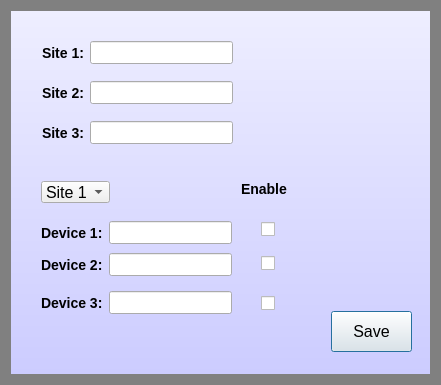
<?xml version="1.0" encoding="UTF-8"?>
<ui version="4.0">
 <class>Dialog</class>
 <widget class="QDialog" name="Dialog">
  <property name="geometry">
   <rect>
    <x>0</x>
    <y>0</y>
    <width>441</width>
    <height>385</height>
   </rect>
  </property>
  <property name="minimumSize">
   <size>
    <width>441</width>
    <height>385</height>
   </size>
  </property>
  <property name="maximumSize">
   <size>
    <width>441</width>
    <height>385</height>
   </size>
  </property>
  <property name="windowTitle">
   <string>Dialog</string>
  </property>
  <property name="styleSheet">
   <string notr="true">#Dialog {
background: gray;
}
#mainFrame {
border: 1px  gray;
background: QLinearGradient(x1: 0, y1: 0, x2: 0, y2: 1, stop: 0 #eef, stop: 1 #ccf);
}



QLabel { font-weight: bold; font-size: 14px; }</string>
  </property>
  <layout class="QVBoxLayout" name="verticalLayout">
   <item>
    <widget class="QFrame" name="mainFrame">
     <property name="styleSheet">
      <string notr="true"/>
     </property>
     <property name="frameShape">
      <enum>QFrame::StyledPanel</enum>
     </property>
     <property name="frameShadow">
      <enum>QFrame::Raised</enum>
     </property>
     <widget class="QCheckBox" name="checkBox1">
      <property name="geometry">
       <rect>
        <x>250</x>
        <y>210</y>
        <width>16</width>
        <height>17</height>
       </rect>
      </property>
      <property name="styleSheet">
       <string notr="true"/>
      </property>
      <property name="text">
       <string/>
      </property>
     </widget>
     <widget class="QCheckBox" name="checkBox2">
      <property name="geometry">
       <rect>
        <x>250</x>
        <y>244</y>
        <width>16</width>
        <height>17</height>
       </rect>
      </property>
      <property name="text">
       <string/>
      </property>
     </widget>
     <widget class="QCheckBox" name="checkBox3">
      <property name="geometry">
       <rect>
        <x>250</x>
        <y>284</y>
        <width>16</width>
        <height>17</height>
       </rect>
      </property>
      <property name="text">
       <string/>
      </property>
     </widget>
     <widget class="QPushButton" name="pushButton">
      <property name="geometry">
       <rect>
        <x>320</x>
        <y>300</y>
        <width>81</width>
        <height>41</height>
       </rect>
      </property>
      <property name="font">
       <font>
        <pointsize>12</pointsize>
       </font>
      </property>
      <property name="text">
       <string>Save</string>
      </property>
     </widget>
     <widget class="QComboBox" name="comboBox">
      <property name="geometry">
       <rect>
        <x>30</x>
        <y>170</y>
        <width>69</width>
        <height>22</height>
       </rect>
      </property>
      <property name="font">
       <font>
        <pointsize>12</pointsize>
       </font>
      </property>
      <item>
       <property name="text">
        <string>Site 1</string>
       </property>
      </item>
      <item>
       <property name="text">
        <string>Site 2</string>
       </property>
      </item>
      <item>
       <property name="text">
        <string>Site 3</string>
       </property>
      </item>
     </widget>
     <widget class="QWidget" name="layoutWidget">
      <property name="geometry">
       <rect>
        <x>31</x>
        <y>30</y>
        <width>191</width>
        <height>24</height>
       </rect>
      </property>
      <layout class="QHBoxLayout" name="horizontalLayout">
       <item>
        <widget class="QLabel" name="label">
         <property name="text">
          <string>Site 1:</string>
         </property>
        </widget>
       </item>
       <item>
        <widget class="QLineEdit" name="lineEdit">
         <property name="font">
          <font>
           <pointsize>10</pointsize>
          </font>
         </property>
         <property name="autoFillBackground">
          <bool>false</bool>
         </property>
         <property name="inputMethodHints">
          <set>Qt::ImhNone</set>
         </property>
         <property name="frame">
          <bool>true</bool>
         </property>
        </widget>
       </item>
      </layout>
     </widget>
     <widget class="QWidget" name="layoutWidget">
      <property name="geometry">
       <rect>
        <x>31</x>
        <y>70</y>
        <width>191</width>
        <height>24</height>
       </rect>
      </property>
      <layout class="QHBoxLayout" name="horizontalLayout_2">
       <item>
        <widget class="QLabel" name="label_2">
         <property name="text">
          <string>Site 2:</string>
         </property>
        </widget>
       </item>
       <item>
        <widget class="QLineEdit" name="lineEdit_2">
         <property name="font">
          <font>
           <pointsize>10</pointsize>
          </font>
         </property>
        </widget>
       </item>
      </layout>
     </widget>
     <widget class="QWidget" name="layoutWidget">
      <property name="geometry">
       <rect>
        <x>31</x>
        <y>110</y>
        <width>191</width>
        <height>24</height>
       </rect>
      </property>
      <layout class="QHBoxLayout" name="horizontalLayout_3">
       <item>
        <widget class="QLabel" name="label_3">
         <property name="text">
          <string>Site 3:</string>
         </property>
        </widget>
       </item>
       <item>
        <widget class="QLineEdit" name="lineEdit_3">
         <property name="font">
          <font>
           <pointsize>10</pointsize>
          </font>
         </property>
        </widget>
       </item>
      </layout>
     </widget>
     <widget class="QWidget" name="layoutWidget">
      <property name="geometry">
       <rect>
        <x>30</x>
        <y>210</y>
        <width>191</width>
        <height>24</height>
       </rect>
      </property>
      <layout class="QHBoxLayout" name="horizontalLayout_4">
       <item>
        <widget class="QLabel" name="label_4">
         <property name="text">
          <string>Device 1:</string>
         </property>
        </widget>
       </item>
       <item>
        <widget class="QLineEdit" name="lineEdit_4">
         <property name="font">
          <font>
           <pointsize>10</pointsize>
          </font>
         </property>
        </widget>
       </item>
      </layout>
     </widget>
     <widget class="QWidget" name="layoutWidget">
      <property name="geometry">
       <rect>
        <x>30</x>
        <y>242</y>
        <width>191</width>
        <height>24</height>
       </rect>
      </property>
      <layout class="QHBoxLayout" name="horizontalLayout_5">
       <item>
        <widget class="QLabel" name="label_5">
         <property name="text">
          <string>Device 2:</string>
         </property>
        </widget>
       </item>
       <item>
        <widget class="QLineEdit" name="lineEdit_5">
         <property name="font">
          <font>
           <pointsize>10</pointsize>
          </font>
         </property>
        </widget>
       </item>
      </layout>
     </widget>
     <widget class="QWidget" name="layoutWidget">
      <property name="geometry">
       <rect>
        <x>30</x>
        <y>280</y>
        <width>191</width>
        <height>24</height>
       </rect>
      </property>
      <layout class="QHBoxLayout" name="horizontalLayout_6">
       <item>
        <widget class="QLabel" name="label_6">
         <property name="text">
          <string>Device 3:</string>
         </property>
        </widget>
       </item>
       <item>
        <widget class="QLineEdit" name="lineEdit_6">
         <property name="font">
          <font>
           <pointsize>10</pointsize>
          </font>
         </property>
        </widget>
       </item>
      </layout>
     </widget>
     <widget class="QLabel" name="label_7">
      <property name="geometry">
       <rect>
        <x>230</x>
        <y>170</y>
        <width>51</width>
        <height>16</height>
       </rect>
      </property>
      <property name="font">
       <font>
        <pointsize>-1</pointsize>
        <weight>75</weight>
        <bold>true</bold>
       </font>
      </property>
      <property name="text">
       <string>Enable</string>
      </property>
     </widget>
    </widget>
   </item>
  </layout>
 </widget>
 <resources/>
 <connections/>
</ui>
